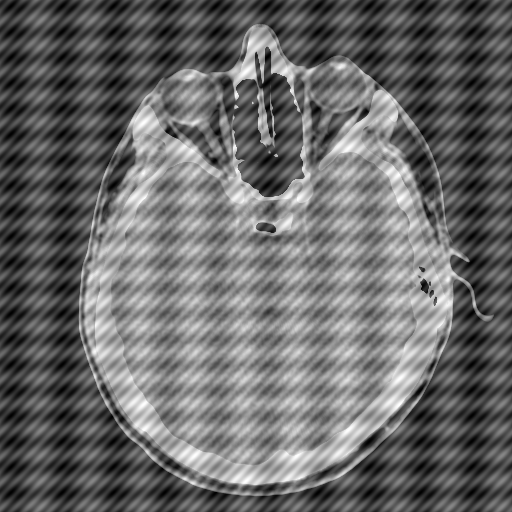
#> input picture images/HeadCT_degradada.tif, 512 x 512 px
$ python -i edge_detectors.py   (imports and definitions only)   (older library calls are emulated)
#> lines starting #> are read from the running program, lines starting #| are printed output that depends on the picture; after the words box and inside, x2 and y2 are one past the last pixel; in counts of white or black regions, pixels touching at a corner belong together
#> further down, picture is the input picture: shape (512, 512, 3); min 0, max 255, mean 105.3
import cv2
import numpy as np

def prewitt(img):
    """
    Funcion que implementa el detector de bordes de Prewitt.
    k_x detecta bordes verticales (cambios de intensidad de izquierda a derecha)
    k_y detecta bordes horizontales (cambios de intensidad de arriba a abajo)
    k_d1 detecta bordes diagonales desde arriba a la izquierda hacia abajo a la derecha
    k_d2 detecta bordes diagonales desde abajo a la izquierda hacia arriba a la derecha
    """
    k_x = np.array([[1,1,1],[0,0,0],[-1,-1,-1]])
    k_y = np.array([[-1,0,1],[-1,0,1],[-1,0,1]])
    k_d1 = np.array([[-1,-1,0],[-1,0,1],[0,1,1]])
    k_d2 = np.array([[0,1,1],[-1,0,1],[-1,-1,0]])

    img_x = cv2.filter2D(img, cv2.CV_64F, k_x)
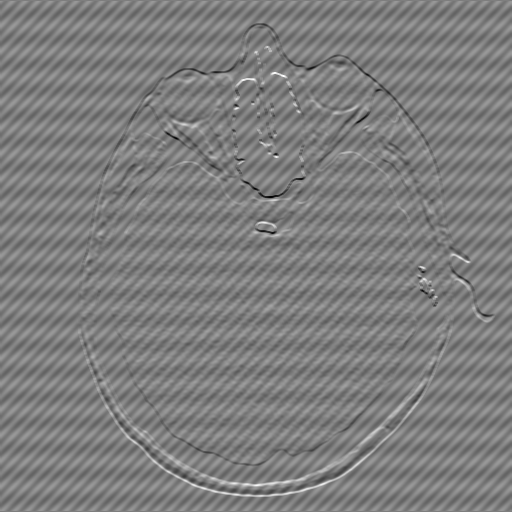
#> img_x: shape (512, 512, 3) float64; min -442, max 450, mean -0.1; drawn with min black and max white
    img_y = cv2.filter2D(img, cv2.CV_64F, k_y)
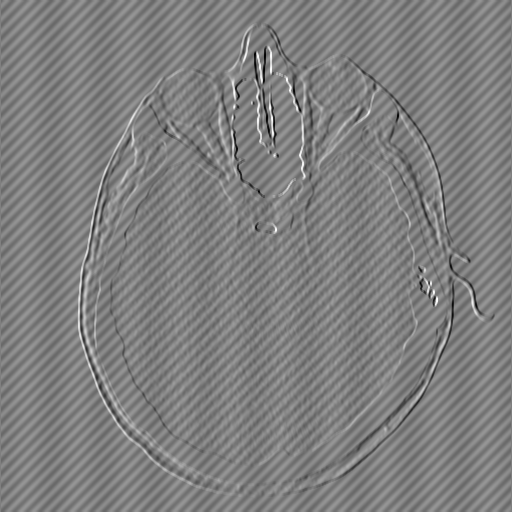
#> img_y: shape (512, 512, 3) float64; min -438, max 437, mean 0.1; drawn with min black and max white
    img_d1 = cv2.filter2D(img, cv2.CV_64F, k_d1)
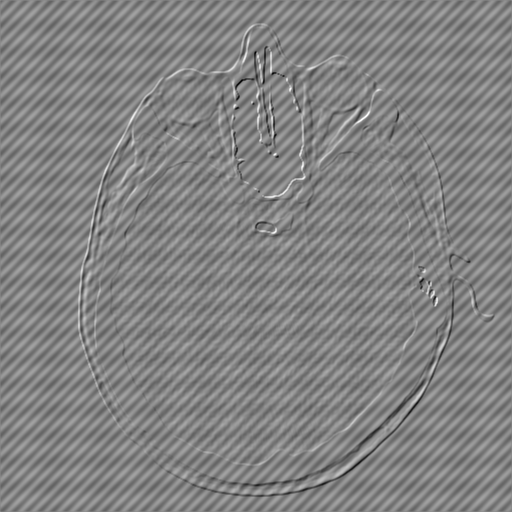
#> img_d1: shape (512, 512, 3) float64; min -473, max 449, mean 0.1; drawn with min black and max white
    img_d2 = cv2.filter2D(img, cv2.CV_64F, k_d2)
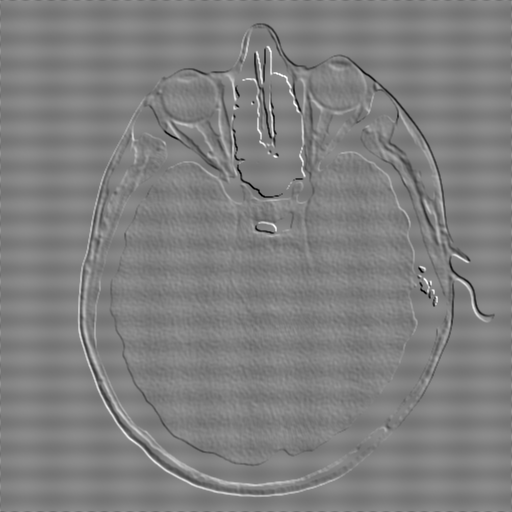
#> img_d2: shape (512, 512, 3) float64; min -394, max 392, mean 0; drawn with min black and max white

    # Si solo se suman los bordes detectados por los 4 filtros, se obtiene una imagen
    # con los bordes detectados pero con un fondo de gris medio y bordes de distinta intensidad.
    # img = img_x + img_y + img_d1 + img_d2

    # Para obtener una imagen binaria con los bordes detectados, se puede sumar los bordes detectados
    # por los 4 filtros y luego aplicar un umbral para obtener una imagen binaria.
    img = np.sqrt(img_x**2 + img_y**2 + img_d1**2 + img_d2**2)
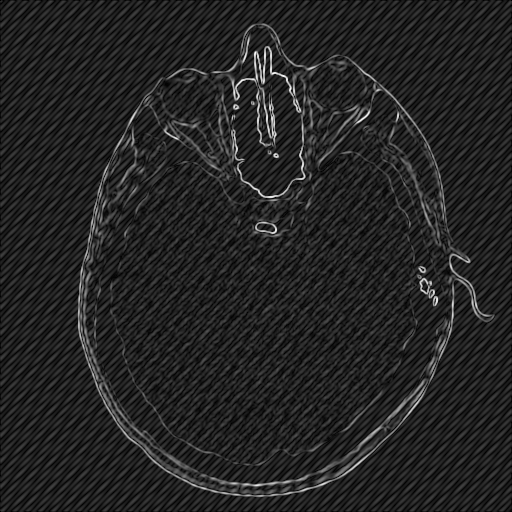
#> img: shape (512, 512, 3) float64; min 0, max 658.9, mean 94.8; drawn with min black and max white
    img = (img > 0.1*np.max(img))*255
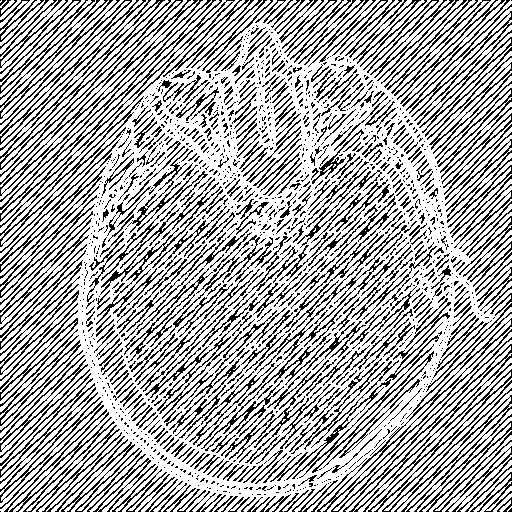
#> img: shape (512, 512, 3) int64; 67% white; black in thin lines or dots

    # Convertir la imagen a 8 bits antes de retornarla
    img = cv2.normalize(img, None, 255,0, cv2.NORM_MINMAX, cv2.CV_8U)
#> img: shape (512, 512, 3); 67% white; black in thin lines or dots

    return img

# En el Ej1_Sobel lo hice completo pudiendo elegir bordes horizontales, vertical, diagonales o
# en todas las direcciones.
# [50 lines left out: functions sobel, laplacian, canny, not called in this run]

>>> import cv2
>>> picture = cv2.imread('../images/HeadCT_degradada.tif')
>>> result = prewitt(picture)

$ run again, on images/botellas2.tif
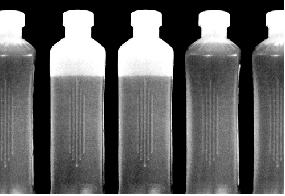
#> input picture images/botellas2.tif, 285 x 196 px
#> picture is the input picture: shape (196, 285, 3); min 0, max 255, mean 97.7
#> in prewitt, `img_d2 = cv2.filter2D(img, cv2.CV_64F, k_d2)`:
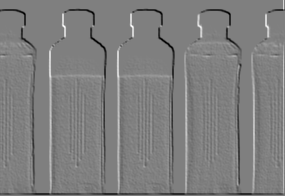
#> img_d2: shape (196, 285, 3) float64; min -765, max 763, mean -4.2; drawn with min black and max white
#> in prewitt, `img = (img > 0.1*np.max(img))*255`:
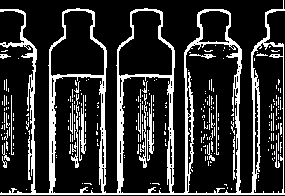
#> img: shape (196, 285, 3) int64; 19% white; 272 white regions (249 under 20 px), largest, box (x1, y1, x2, y2) and area: (0, 0, 285, 195) 8080, (79, 95, 86, 161) 191, (147, 95, 154, 161) 191
